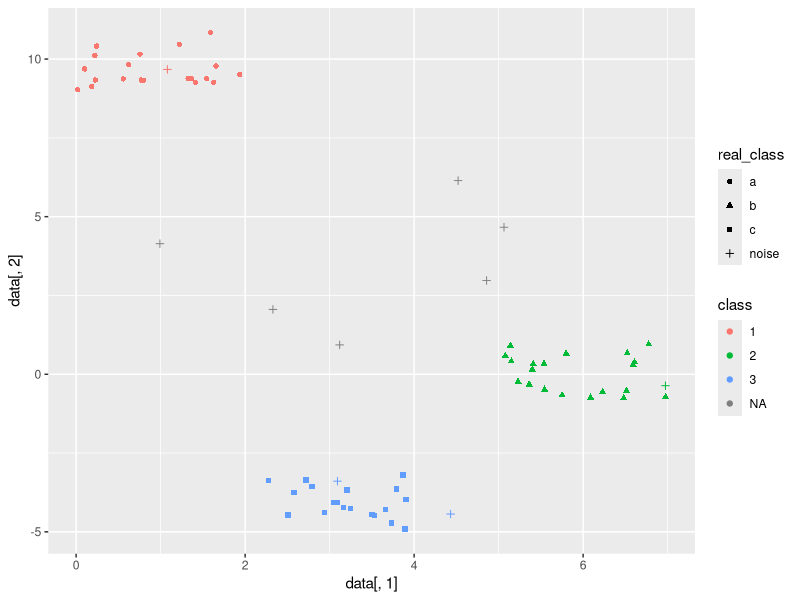
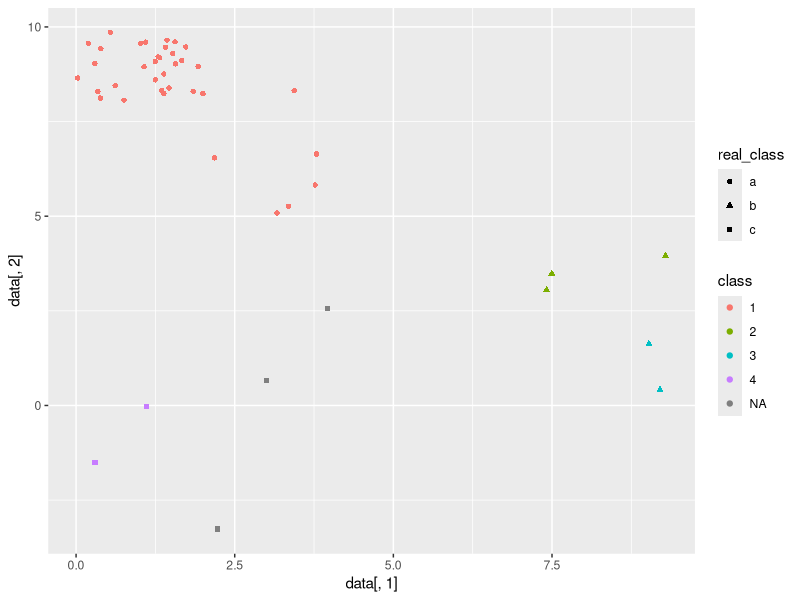

These figures' R source, in order:
library(tidyverse)

#choose Eps and minpts
#Eps = maximum distance beetwen two points if they are in the same cluster
#minpts = minimum digits of points which are shaped a cluster 
DBSCAN<-function(data , eps , minpts){
  
  #seperating data and real class
  real_class <- data[,3]
  data <- data[-3]
  
  length<-as.numeric(lengths(data[1],use.names = TRUE)) #total length of the points
  
  visited<-array(FALSE, length) #every point which is not noise must been visited after the loop
  isNoise<-array(FALSE, length) #no need visit them
  
  cluster<-c() #create the basic array, contains all points which are include in a cluster , actually all points except noises, it is filled with positive integers which are refered to a data row
  k=1
  nofclusters <- 0
  distance <- as.matrix(dist(data)) #array[length,length]
  
  
  #put noises away
  for (i in 1:(length -1) ){  
    itspnts <-0
    for(j in 1 :length){
      if(i!=j){
        if (!is.null(distance[i,j]) && (distance[i,j]<eps)){
          itspnts=itspnts + 1
        }
      }
      if(itspnts>minpts)
        break;
    }
    
    if (itspnts<minpts)
      isNoise[i]=TRUE  
    
  }
  
  #for every point
  for (i in 1:(length-1)){
    if (isNoise[i]==FALSE) #ignore it
    {
      #finding neighbors of every point
      neighbours<-c(i)
      for(j in 1 :length){
        if (!is.null(distance[i,j]) && (distance[i,j]<eps))
        {
          neighbours<-c(neighbours ,  j)
        }
      }
      
      
      
      case<-FALSE 
      #if at least one point of the neighborhood is in array clusters[], it means that all points int the neighborhhod are in the cluster
      for (k in 1:length(neighbours)){
        if(visited[neighbours[k]]==TRUE){ #At least one point is in a neighborhood => all current neighborhood in this neighborhood except noises
          #must put them in correct neighborhood
          inClusterCage = -1
          for(kk in 1:length(cluster)){
            if (cluster[kk]== neighbours[k])
            {
              inClusterCage = kk;
              break;
            }
          }
          cluster<- c (cluster[1:inClusterCage], neighbours, cluster[inClusterCage: length(cluster)]) #so all neighbors are put in the correct cluster 
          case<-TRUE #we want it to delete points which exist already in the array cluster()
          break;
        }
      }
      #it means that it is a new neighborhood/cluster
      if (case==FALSE){ 
        cluster<-c(cluster, nofclusters ,neighbours) #i use a negative int variable: nofclusters, to know when we have a new cluster 
        nofclusters<-nofclusters-1
      }
      #must be unique elements
      else{
        cluster<-unique(cluster, incomparables = FALSE, MARGIN = 1, fromLast = FALSE)
        cluster <- cluster[!is.na(cluster)]
      }
      for (k in 1:length(neighbours)){
        visited[neighbours[k]]=TRUE
      }
    }# end of if(isNoise==FALSE) statement
  }#end of for(i in 1:(length-1)) loop
  
  
  nofclusters<-abs(nofclusters) #real number of clusters
  neighborhoods<-matrix(nrow=lengths(data , use.names=TRUE), ncol=nofclusters) #create a matrix in which every row haw a cluster
  i=1
  number<-0
  j<-0
  for(i in 1:length(cluster)){
    if (cluster[i]>0){
      j<-j+1
      neighborhoods[j,number] <- cluster[i]
    }
    else{
      number<-number+1
      j<-0
      
    }
  }
  
  
  #making it possible to plot with ggplot
  plot_data <- data
  plot_data$class <- NA #creates class column 
  #get number of clusters
  clust_num <- ncol(neighborhoods)
  #for each neighbourhood, add a class name to the dataset
  for(x in 1:clust_num){
    plot_data$class[neighborhoods[, x]] <- as.character(x)
  }
  
  ggplot(plot_data) + 
    geom_point(aes(x=data[,1],y=data[,2], color=class, shape=real_class))
  
} #end of function

#reading the datasets
sl_data <- read.csv(file = 'single_link_better.csv')
dbs_data <- read.csv(file= 'dbscan_better.csv')

#running the algorithm
DBSCAN(dbs_data[-1] , eps=1.5, minpts=2) #better for dbscan 
DBSCAN(sl_data[-1], eps=2, minpts=1) #better for single link
